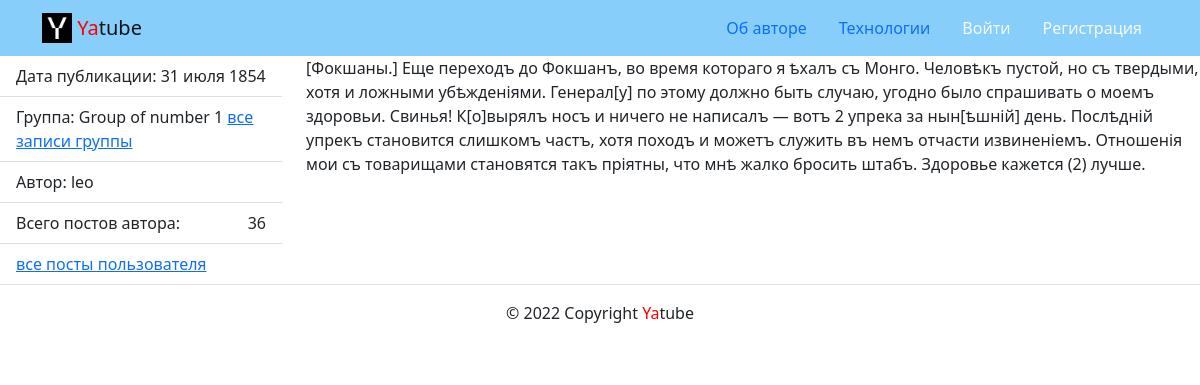
The app's page /posts/37/ with its own data.
### posts/models.py (models this page shows, shortened)
class Post(models.Model):
    text = models.TextField()
    pub_date = models.DateTimeField(auto_now_add=True)
    author = models.ForeignKey(
        User,
        on_delete=models.CASCADE,
        blank=True,
        null=True,
        related_name='posts'
    )
    group = models.ForeignKey(
        Group,
        on_delete=models.SET_NULL,
        max_length=200,
        blank=True,
        null=True,
        related_name='posts'
    )
    class Meta:
        ordering = ('-pub_date',)

class Group(models.Model):
    title = models.CharField(max_length=200)
    slug = models.SlugField(max_length=100, unique=True)
    description = models.TextField()

### posts/views.py (the view)
# urls.py: path('posts/<int:post_id>/', views.post_detail, name='post_detail'),
def post_detail(request, post_id):
    post = Post.objects.get(id=post_id)
    lol = post.author
    posts = Post.objects.filter(author=lol)
    title = post.text[0:30]
    context = {
        'posts': posts,
        'post': post,
    }
    return render(request, 'posts/post_detail.html', context)

### core/context_processors/year.py (called while the page is built)
def year(request):
    return {
        "year": datetime.datetime.now().year
    }

### templates/posts/post_detail.html
{% extends 'base.html' %}
{% block content %}
    <main>
      <div class="row">
        <aside class="col-12 col-md-3">
          <ul class="list-group list-group-flush">
            <li class="list-group-item">
              Дата публикации: {{ post.pub_date|date:"d E Y" }}
            </li>
            {% if post.group %}
            <li class="list-group-item">
                    Группа: {{ post.group.title }}
                        <a href="{% url 'posts:group_list' post.group.slug %}"> все записи группы </a>
            </li>
            {% endif %}
            <li class="list-group-item">
              Автор: {{ post.author.username }}
            </li>
            <li class="list-group-item d-flex justify-content-between align-items-center">
              Всего постов автора:  <span >{{ posts|length}} </span>
            </li>
            <li class="list-group-item">
              <a href="{% url 'posts:profile' post.author.username %}">
                все посты пользователя
              </a>
            </li>
          </ul>
        </aside>
        <article class="col-12 col-md-9">
          <p>
           {{ post.text }}
          </p>
        </article>
      </div>
    </main>
{% endblock %}

### records on screen
Post: pub_date "31 июля 1854", group "Group of number 1", author.username "leo", text "[Фокшаны.] Еще переходъ до Фокшанъ, во время котораго я ѣхалъ съ Монго. Человѣкъ пустой, но съ твердыми, хотя и ложными убѣжденіями. Генерал[у] по этому должно быть случаю, угодно было спрашивать о моемъ здоровьи. Свинья! К[о]вырялъ носъ и ничего не написалъ — вотъ 2 упрека за нын[ѣшній] день. Послѣдній упрекъ становится слишкомъ частъ, хотя походъ и можетъ служить въ немъ отчасти извиненіемъ. Отношенія мои съ товарищами становятся такъ пріятны, что мнѣ жалко бросить штабъ. Здоровье кажется (2) лучше."

### other values on screen
{{ posts|length }} "36"
